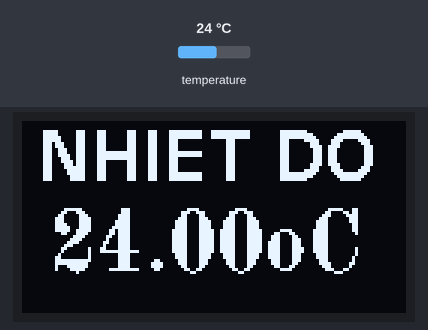
A sketch run on a simulated Arduino Uno, built with avr-gcc and run on an emulated ATmega328P. Shown: 128×64 one-colour display. Inputs (shaded band) come from the test bench; at power-on: temperature 24 °C.

Above: at 2.7 s.
2.8 s: temperature set to 12 °C
At 4.5 s:
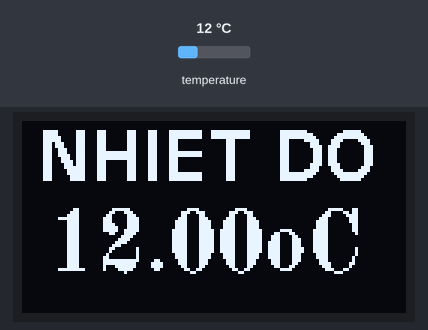
4.8 s: temperature set to 19 °C
At 6.2 s:
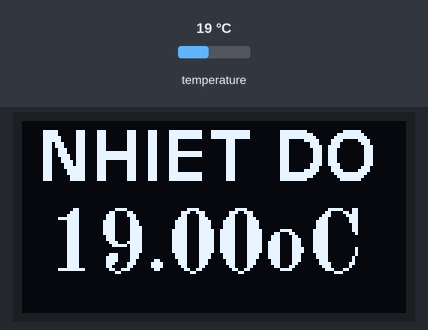
7.1 s: temperature set to 28 °C
At 8.3 s:
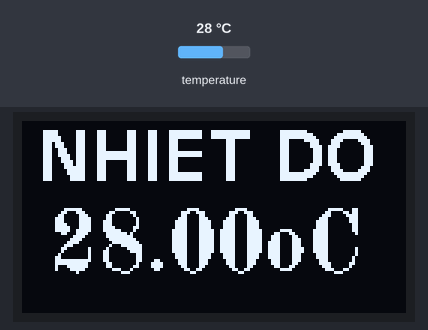
Timing chart, 0 to 10.1 s (numbered marks = the images above; inputs shaded):
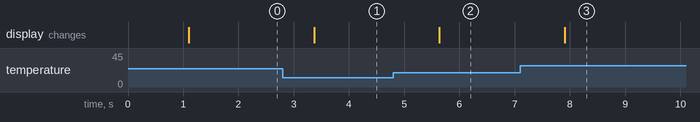

Measured:
- after the input at 2.8 s, the display: changes after 0.57 s (image 1)
- after the input at 4.8 s, the display: changes after 0.83 s (image 2)
- after the input at 7.1 s, the display: changes after 0.81 s (image 3)

The sketch:

HelloWorld.ino
```cpp
#include "U8glib.h"
#include <OneWire.h>
#include <DallasTemperature.h>

U8GLIB_SH1106_128X64 u8g(U8G_I2C_OPT_NONE);	// I2C / TWI
// setup input buffer
#define LINE_MAX 30
uint8_t line_buf[LINE_MAX] = "U8GLIB Console";
uint8_t line_pos = 0;

// setup a text screen to support scrolling
#define ROW_MAX 12
float t=0;

// Chân nối với Arduino
#define ONE_WIRE_BUS 2
//Thiết đặt thư viện onewire
OneWire oneWire(ONE_WIRE_BUS);
//Mình dùng thư viện DallasTemperature để đọc cho nhanh
DallasTemperature sensors(&oneWire);

uint8_t screen[ROW_MAX][LINE_MAX];
uint8_t rows, cols;
void draw(void) {
  u8g.setFont(u8g_font_fub17);
  u8g.drawStr( 5, 20, "NHIET DO");
  u8g.setPrintPos(9, 50);
  u8g.setFont(u8g_font_osb21);
  u8g.print(t);
  u8g.drawStr( 81, 50, "oC");
}
void clear_screen(void) {
  uint8_t i, j;
  for( i = 0; i < ROW_MAX; i++ )
    for( j = 0; j < LINE_MAX; j++ )
      screen[i][j] = 0;
}
void setup(void) {
  sensors.begin();
  // set SPI backup if required
  //u8g.setHardwareBackup(u8g_backup_avr_spi);

  // assign default color value
  if ( u8g.getMode() == U8G_MODE_R3G3B2 ) {
    u8g.setColorIndex(255);     // white
  }
  else if ( u8g.getMode() == U8G_MODE_GRAY2BIT ) {
    u8g.setColorIndex(3);         // max intensity
  }
  else if ( u8g.getMode() == U8G_MODE_BW ) {
    u8g.setColorIndex(1);         // pixel on
  }
  else if ( u8g.getMode() == U8G_MODE_HICOLOR ) {
    u8g.setHiColorByRGB(255,255,255);
  }
}
void loop(void) {
sensors.requestTemperatures();
t=sensors.getTempCByIndex(0);
Serial.print("Nhiet do: ");
Serial.println(t); // vì 1 ic nên dùng 0
  // picture loop
 u8g.firstPage();
  do {
    draw();
  } while( u8g.nextPage() );

  // rebuild the picture after some delay
  delay(50);
}
```
